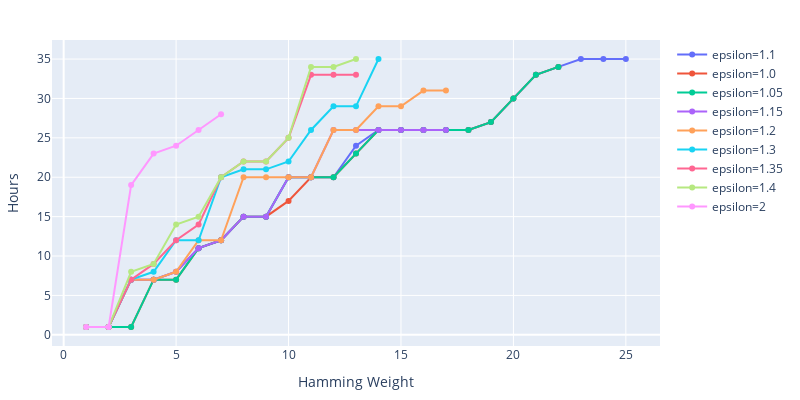

The notebook cell saved with this chart:
### Code cell
from collections import defaultdict

# Group results by identical success_dict values
grouped = defaultdict(list)
for i, res in enumerate(results):
  key = tuple(sorted(res['success_dict'].items()))
  grouped[key].append(i)

# Find the unique parameter sets for each group
group_params = []
for indices in grouped.values():
  params_list = [results[idx]['params'] for idx in indices]
  group_params.append(params_list)

# Find which features differ between groups
def get_differing_keys(param_groups):
  # param_groups: list of list of dicts (params for each group)
  all_keys = set()
  for group in param_groups:
    for params in group:
      all_keys.update(params.keys())
  differing_keys = set()
  for key in all_keys:
    values = set(tuple(params.get(key, None) for params in group) for group in param_groups)
    if len(values) > 1:
      differing_keys.add(key)
  return differing_keys

differing_keys = get_differing_keys(group_params)

# Print sets of indices that are grouped together, and only the differing features
for indices in grouped.values():
  if len(indices) > 1:
    params_list = [results[idx]['params'] for idx in indices]
    print("Grouped together:", indices)
    for params in params_list:
      diff_params = {k: v for k, v in params.items() if k in differing_keys}
      print(diff_params)

fig = go.Figure()
for indices in grouped.values():
  idx = indices[0]
  res = results[idx]
  y = list(res['success_dict'].values())

  y = [val for val in y if val != -1]
  x = [k for k, val in res['success_dict'].items() if val != -1]

  label = ', '.join(f'{k}={v}' for k, v in res['params'].items() if k in differing_keys)
  fig.add_trace(go.Scatter(x=x, y=y, mode='lines+markers', name=label))

fig.update_layout(
  xaxis_title='Hamming Weight',
  yaxis_title='Hours',
  width= 800,
  height= 400,
  autosize=True,
  margin=dict(l=40, r=20, t=40, b=40),
)
fig.show()

### Figure 1 — Plotly figure (JSON) as saved in the notebook; plotly's stock layout.template omitted (floating-point values rounded to 4 significant figures)
{"data": [{"mode": "lines+markers", "name": "epsilon=1.1", "type": "scatter", "x": [1, 2, 3, 4, 5, 6, 7, 8, 9, 10, 11, 12, 13, 14, 15, 16, 17, 18, 19, 20, 21, 22, 23, 24, 25], "y": [1, 1, 7, 7, 8, 11, 12, 15, 15, 20, 20, 20, 24, 26, 26, 26, 26, 26, 27, 30, 33, 34, 35, 35, 35]}, {"mode": "lines+markers", "name": "epsilon=1.0", "type": "scatter", "x": [1, 2, 3, 4, 5, 6, 7, 8, 9, 10, 11, 12, 13, 14, 15, 16, 17, 18, 19, 20, 21, 22], "y": [1, 1, 1, 7, 7, 11, 12, 15, 15, 17, 20, 20, 23, 26, 26, 26, 26, 26, 27, 30, 33, 34]}, {"mode": "lines+markers", "name": "epsilon=1.05", "type": "scatter", "x": [1, 2, 3, 4, 5, 6, 7, 8, 9, 10, 11, 12, 13, 14, 15, 16, 17, 18, 19, 20, 21, 22], "y": [1, 1, 1, 7, 7, 11, 12, 15, 15, 20, 20, 20, 23, 26, 26, 26, 26, 26, 27, 30, 33, 34]}, {"mode": "lines+markers", "name": "epsilon=1.15", "type": "scatter", "x": [1, 2, 3, 4, 5, 6, 7, 8, 9, 10, 11, 12, 13, 14, 15, 16, 17], "y": [1, 1, 7, 7, 8, 11, 12, 15, 15, 20, 20, 26, 26, 26, 26, 26, 26]}, {"mode": "lines+markers", "name": "epsilon=1.2", "type": "scatter", "x": [1, 2, 3, 4, 5, 6, 7, 8, 9, 10, 11, 12, 13, 14, 15, 16, 17], "y": [1, 1, 7, 7, 8, 12, 12, 20, 20, 20, 20, 26, 26, 29, 29, 31, 31]}, {"mode": "lines+markers", "name": "epsilon=1.3", "type": "scatter", "x": [1, 2, 3, 4, 5, 6, 7, 8, 9, 10, 11, 12, 13, 14], "y": [1, 1, 7, 8, 12, 12, 20, 21, 21, 22, 26, 29, 29, 35]}, {"mode": "lines+markers", "name": "epsilon=1.35", "type": "scatter", "x": [1, 2, 3, 4, 5, 6, 7, 8, 9, 10, 11, 12, 13], "y": [1, 1, 7, 9, 12, 14, 20, 22, 22, 25, 33, 33, 33]}, {"mode": "lines+markers", "name": "epsilon=1.4", "type": "scatter", "x": [1, 2, 3, 4, 5, 6, 7, 8, 9, 10, 11, 12, 13], "y": [1, 1, 8, 9, 14, 15, 20, 22, 22, 25, 34, 34, 35]}, {"mode": "lines+markers", "name": "epsilon=2", "type": "scatter", "x": [1, 2, 3, 4, 5, 6, 7], "y": [1, 1, 19, 23, 24, 26, 28]}], "layout": {"autosize": true, "height": 400, "margin": {"b": 40, "l": 40, "r": 20, "t": 40}, "width": 800, "xaxis": {"title": {"text": "Hamming Weight"}}, "yaxis": {"title": {"text": "Hours"}}}}
